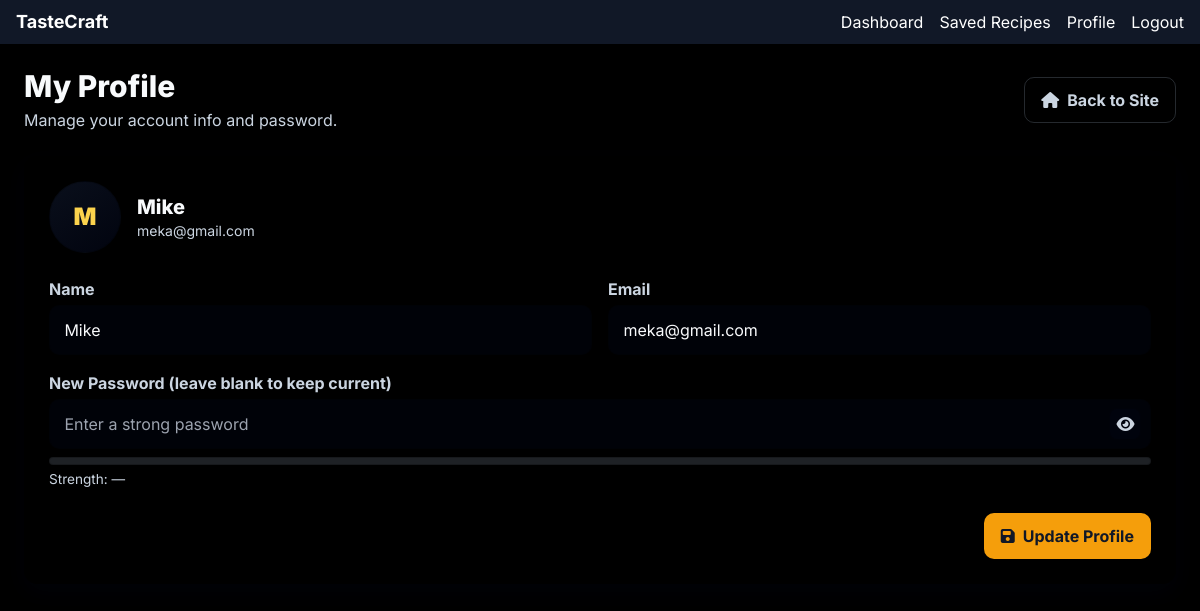
The page /user/profile.php (signed in) on the database its author committed.
### tables this page shows
CREATE TABLE `users` (
  `id` int(10) UNSIGNED NOT NULL,
  `name` varchar(100) NOT NULL,
  `email` varchar(255) NOT NULL,
  `password` varchar(255) NOT NULL,
  `role` enum('user','admin') NOT NULL DEFAULT 'user',
  `created_at` timestamp NOT NULL DEFAULT current_timestamp()
);

### user/profile.php (the view, shortened to what this page needs)
<?php
$db = new Database();
$pdo = $db->getConnection();
$userId = $_SESSION['user_id'];
$stmt = $pdo->prepare("SELECT name, email FROM users WHERE id = ?");
$stmt->execute([$userId]);
$user = $stmt->fetch(PDO::FETCH_ASSOC);
$initial = 'U';
if (!empty($user['name'])) {
    if (function_exists('mb_substr')) {
        $initial = strtoupper(mb_substr($user['name'], 0, 1, 'UTF-8'));
    } else {
        $initial = strtoupper(substr($user['name'], 0, 1));
    }
}
?>
<div class="flex items-center justify-between mb-6">
  <div>
    <h1 class="text-2xl md:text-3xl font-extrabold page-head mb-1">My Profile</h1>
    <p class="subtext">Manage your account info and password.</p>
  </div>
  <div class="flex items-center gap-2">
    <a href="../index.php" class="btn btn-outline"><i class="fas fa-home"></i> Back to Site</a>
  </div>
</div>
<div class="card p-6">
  <div class="flex items-center gap-4 mb-6">
    <div class="avatar"><?= htmlspecialchars($initial) ?></div>
    <div>
      <div class="text-xl font-extrabold page-head"><?= htmlspecialchars($user['name'] ?? 'User') ?></div>
      <div class="subtext text-sm"><?= htmlspecialchars($user['email'] ?? '') ?></div>
    </div>
  </div>
  <form method="POST" class="grid grid-cols-1 md:grid-cols-2 gap-4">
    <div class="col-span-1">
      <label class="block mb-1">Name</label>
      <input type="text" name="name" value="<?= htmlspecialchars($user['name']) ?>" class="form-input" placeholder="Your full name" required>
    </div>
    <div class="col-span-1">
      <label class="block mb-1">Email</label>
      <input type="email" name="email" value="<?= htmlspecialchars($user['email']) ?>" class="form-input" placeholder="you@example.com" required>
    </div>
    <div class="md:col-span-2">
      <label class="block mb-1">New Password (leave blank to keep current)</label>
      <div class="input-group">
        <input id="password" type="password" name="password" class="form-input pr-12" placeholder="Enter a strong password">
        <button type="button" class="input-icon" onclick="togglePassword()" aria-label="Toggle password visibility">
          <i id="pwToggleIcon" class="fas fa-eye"></i>
        </button>
      </div>
      <div class="mt-2 strength"><div id="strengthBar" class="strength-bar"></div></div>
      <div id="strengthLabel" class="strength-label mt-1">Strength: —</div>
    </div>
    <div class="md:col-span-2 flex justify-end gap-2 pt-2">
      <button type="submit" class="btn btn-primary"><i class="fas fa-save"></i> Update Profile</button>
    </div>
  </form>
</div>
<?php
include 'layout.php';
?>

### user/layout.php (style rules this page uses)
:root { --primary-dark: #000000ff; --primary: #000000ff; --secondary: #f59e0b; --secondary-light: #fcd34d; --accent: #b45309; --text-primary: #f8fafc; --text-secondary: #cbd5e1; --card-bg: rgba(0, 0, 0, 0.8); --hover-bg: rgba(245, 158, 11, 0.1); }
body { background: linear-gradient(135deg, var(--primary-dark), var(--primary)); font-family: 'Inter', sans-serif; min-height: 100vh; color: var(--text-primary); }
.card { background: var(--card-bg); border-radius: 0.75rem; border: 1px solid rgba(245, 158, 11, 0.15); box-shadow: 0 4px 6px -1px rgba(0, 0, 0, 0.1), 0 2px 4px -1px rgba(0, 0, 0, 0.06); transition: all 0.3s ease; }
.btn-primary { background: linear-gradient(to right, var(--secondary), var(--accent)); color: var(--primary-dark); font-weight: 600; border-radius: 0.5rem; padding: 0.5rem 1rem; transition: all 0.3s ease; }

### user/profile.php (style rules this page uses)
:root { --primary-dark: #000000ff; --danger-dark: #bd1907ff; --danger: red; --primary: #000000ff; --secondary: #f59e0b; --secondary-light: #fcd34d; --accent: #b45309; --text-primary: #f8fafc; --text-secondary: #cbd5e1; --card-bg: rgba(0, 0, 0, 0.8); --hover-bg: rgba(245, 158, 11, 0.1); --border-soft: rgba(0, 0, 0, 0.25); }
.page-head { color: var(--text-primary); }
.subtext { color: var(--text-secondary); }
.card { background: var(--card-bg); border: 1px solid var(--border-soft); border-radius: 14px; box-shadow: 0 8px 24px rgba(2, 6, 23, 0.35); backdrop-filter: blur(6px); transition: transform .2s ease, box-shadow .2s ease; }
.btn { display: inline-flex; align-items: center; justify-content: center; gap: .5rem; padding: .6rem 1rem; border-radius: 10px; font-weight: 700; border: 1px solid transparent; cursor: pointer; transition: all .15s ease; }
.btn-primary { background: var(--secondary); color: #111827; }
.btn-outline { background: transparent; color: var(--text-secondary); border-color: rgba(148,163,184,.25); }
.form-input, .form-textarea { width: 100%; padding: .75rem .9rem; border-radius: 10px; border: 1px solid var(--border-soft); background: rgba(2, 6, 23, 0.35); color: var(--text-primary); transition: border-color .15s ease, box-shadow .15s ease; }
label { color: var(--text-secondary); font-weight: 700; }
.avatar { width: 72px; height: 72px; border-radius: 50%; background: linear-gradient(145deg, rgba(15,23,42,.65), rgba(2,6,23,.65)); border: 1px solid var(--border-soft); color: var(--secondary-light); font-weight: 900; font-size: 1.5rem; display:flex; align-items:center; justify-content:center; }
.input-group { position: relative; }
.input-icon { position: absolute; right: .6rem; top: 50%; transform: translateY(-50%); color: var(--text-secondary); cursor: pointer; border: 1px solid var(--border-soft); width: 2rem; height: 2rem; display: inline-flex; align-items: center; justify-content: center; border-radius: 8px; background: rgba(2, 6, 23, 0.35); }
.strength { height: 8px; border-radius: 9999px; background: rgba(148,163,184,.2); overflow: hidden; border: 1px solid var(--border-soft); }
.strength-label { font-size: .85rem; color: var(--text-secondary); }

### rows shown on the page
users: name "M", name "Mike", email "meka@gmail.com"
